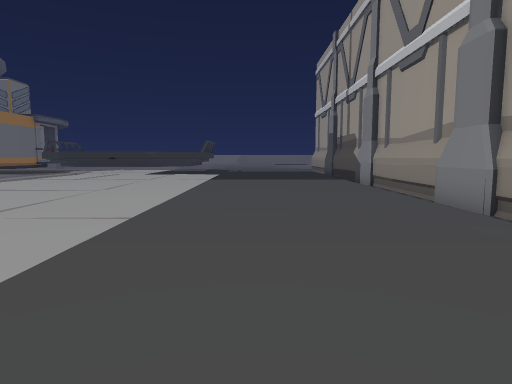
[1] (above)

24 first-person views from a walk through a Unity game level. The camera is 1.3 m above the floor, tilts 6° down and sees 75° across. Doors are open. The floor is counted in squares, 2 m on a side. Each view is taken from the middle of a square. On the plan, view 1 faces up. The plan holds only what a view shows up to about 10 squares ahead; the rest is blank. The place goes on beyond the plan. Some surface patterns are stand-ins.

[2]
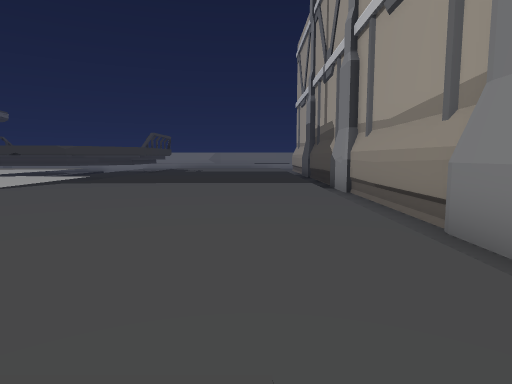

[3]
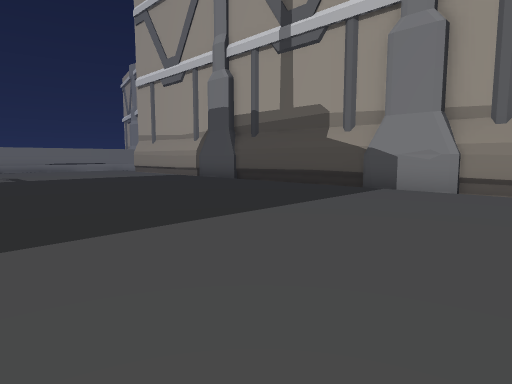

[4]
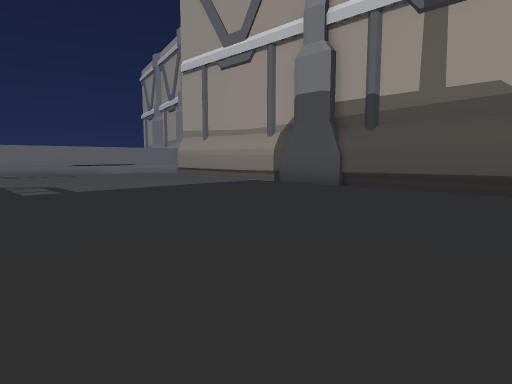

[5]
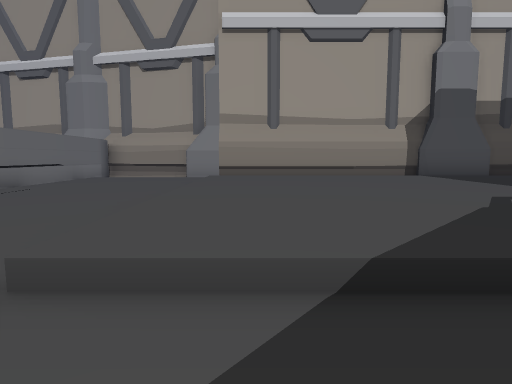

[6]
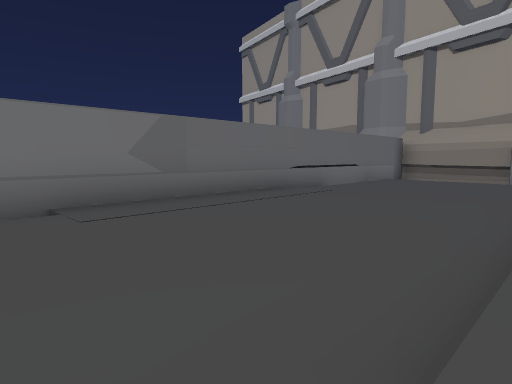

[7]
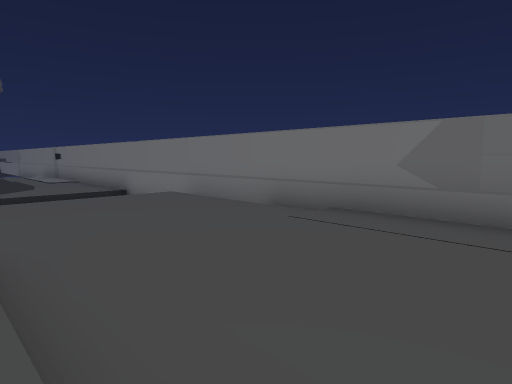

[8]
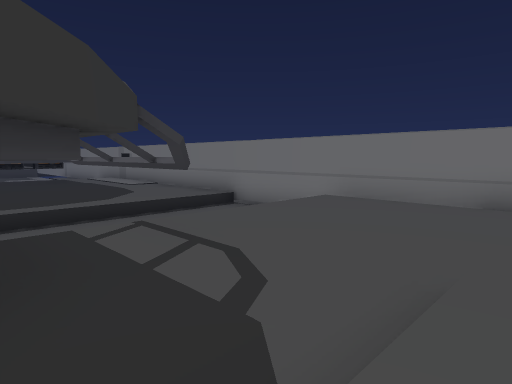

[9]
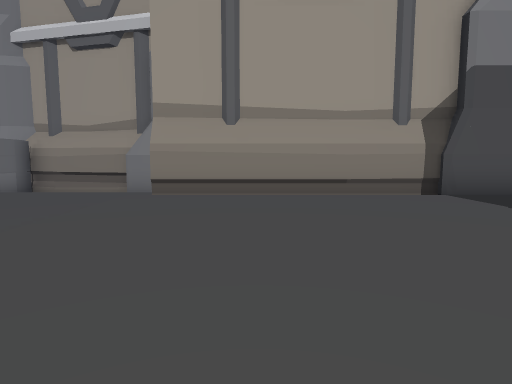

[10]
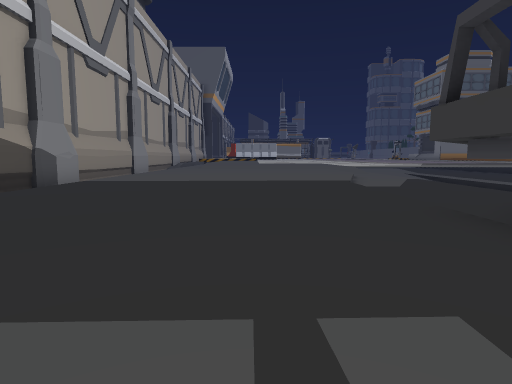

[11]
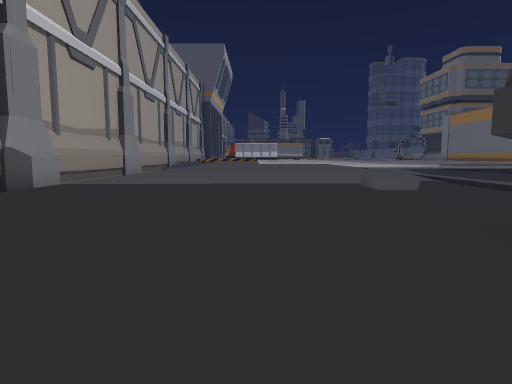

[12]
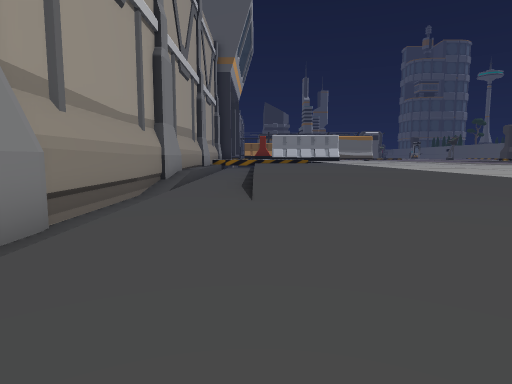

[13]
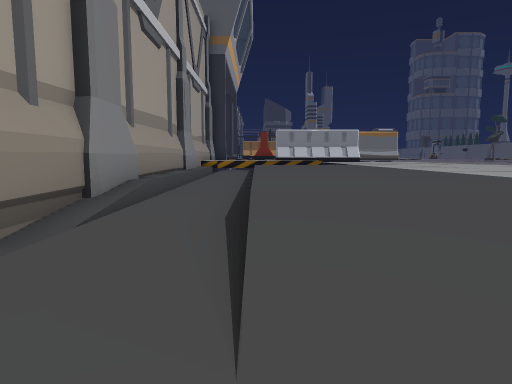

[14]
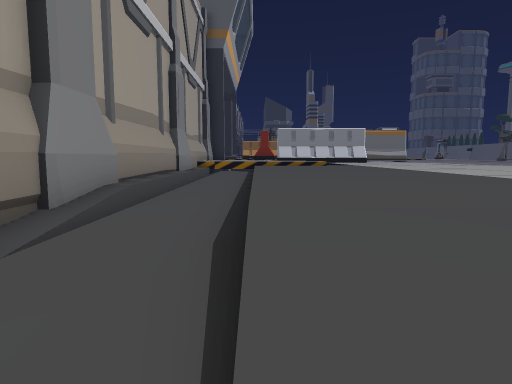

[15]
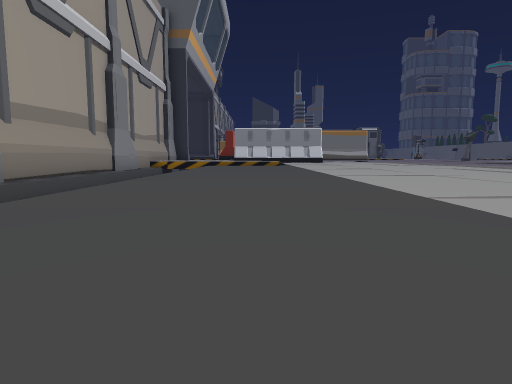

[16]
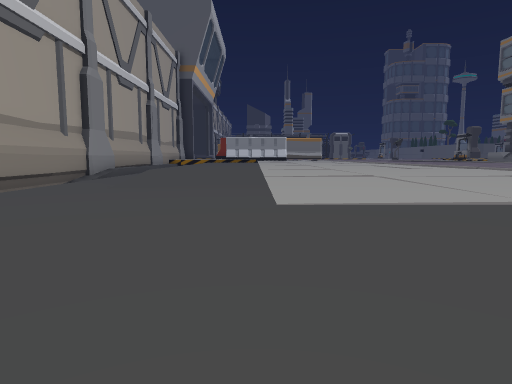

[17]
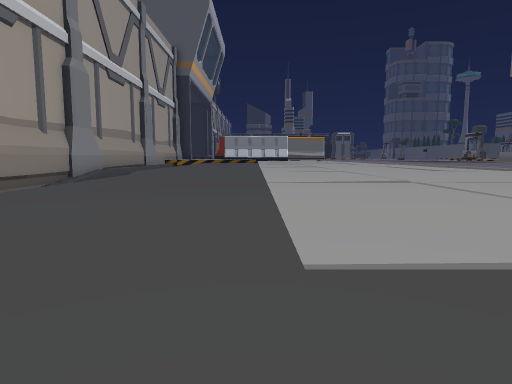

[18]
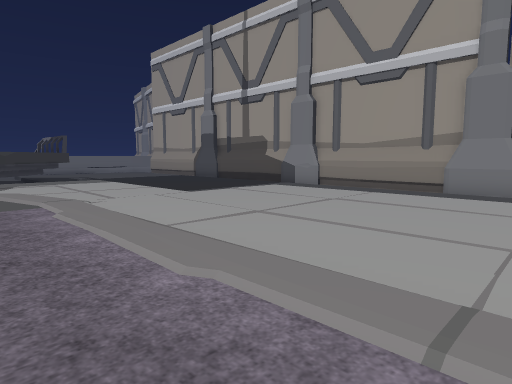

[19]
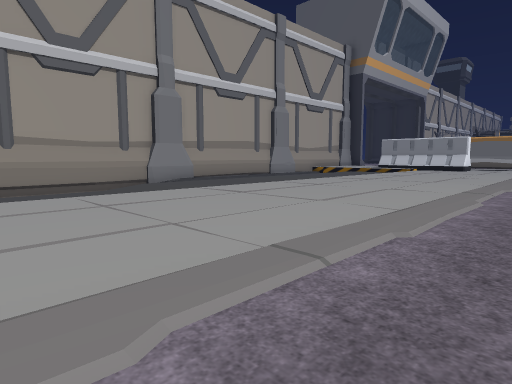

[20]
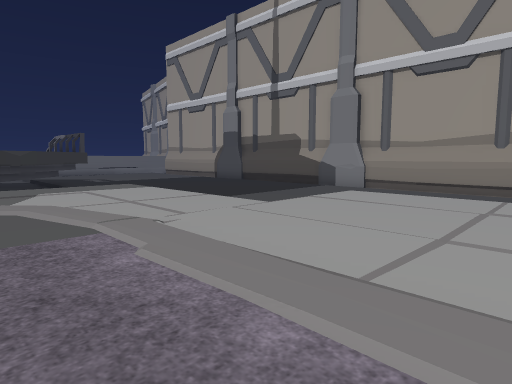

[21]
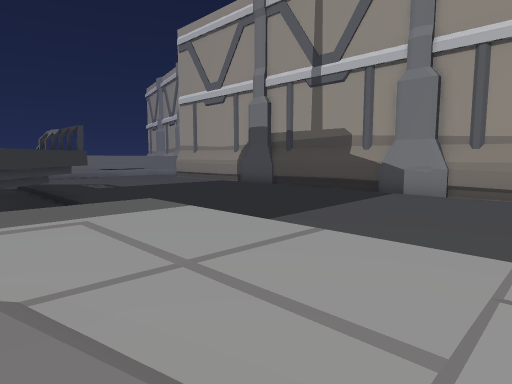

[22]
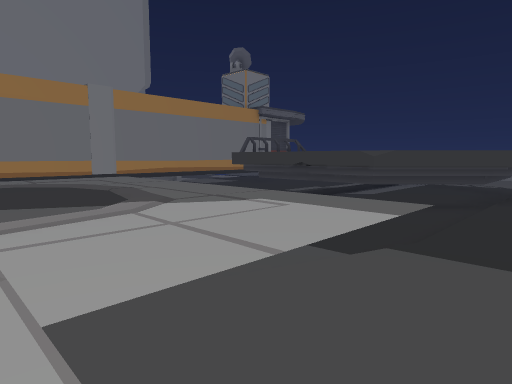

[23]
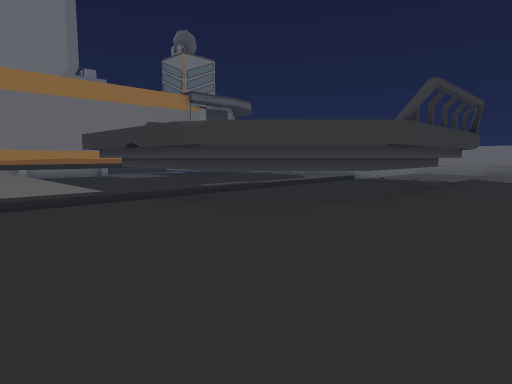

[24]
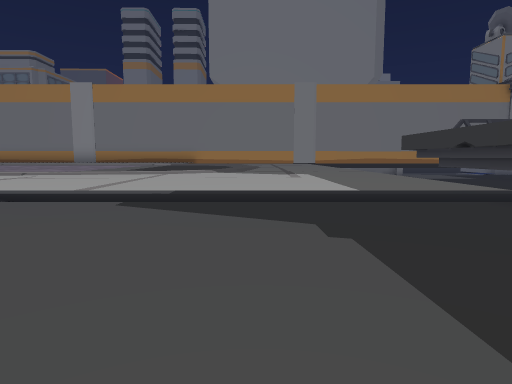

### Floor plan
Key: @ floor where view 1 was taken; # wall or solid block; . main floor; : floor 0.5 m higher than the main floor; - floor 0.5 m lower than the main floor; + floor 0.75 m higher than the main floor; _ floor 0.75 m lower than the main floor; < floor 1 m lower than the main floor; / step, stairs or slope; ^ raised ledge; v drop or lower ground; O other object.
Columns run from 12 left of view 1 to 8 right of it. Each row starts with its distance up from view 1.
 32  vvvvv###############
 31  vv  v-----------/<<#
 30 vvv  v------------<##
 29 vvv  v------------/#
 28 vvv  v------------_#
 27 vvv  ##--///////#
 26 vvv  v---.......#
 25       ##-.......#
 24          #......#
 23         ##......#
 22         ##......#
 21         ##......#
 20         ##......#
 19        ###......##
 18  ^ ^ ###-.......-#
 17  v#v ##--.......-#
 16 vv   v---....... #
 15  vvvvv---.......#
 14 +++++++++.......#
 13 +++++++++.......#
 12 +++++++++.......#
 11 +++++++++.......#
 10  ++++++++++.....#
  9  ++++++++++.....#
  8  ++++++++++.....##
  7  +++ ++++++.....-#
  6      ++++++.....##
  5      ++++++.....#
  4      ++++++////.#
  3      ++++++/::/.#
  2     +++++++/::/. O
  1     +++++++/:::./#
  0       +++++/@::.#
 -1       +++++/:::.#^
 -2       +++++/:::. ^
 -3       +++++/:::. ^
 -4        ++++/:::. ^
 -5               :. ^

Positions as (right, up) in squares from view 1, and headings:
1: (0, 0), facing up
2: (2, 4), facing up
3: (-3, 11), facing up-right
4: (-3, 15), facing up-right
5: (-5, 26), facing right
6: (-4, 27), facing up-right
7: (0, 27), facing up-left
8: (-3, 25), facing up-left
9: (-2, 25), facing right
10: (-1, 23), facing down
11: (-1, 22), facing down
12: (2, 10), facing down
13: (2, 6), facing down
14: (2, 5), facing down
15: (0, 5), facing down
16: (-1, 12), facing down
17: (-1, 11), facing down
18: (-7, 5), facing up-right
19: (-7, 7), facing down-right
20: (-7, 7), facing up-right
21: (-6, 10), facing up-right
22: (-2, 10), facing up-left
23: (-1, 14), facing up-left
24: (-1, 13), facing left
